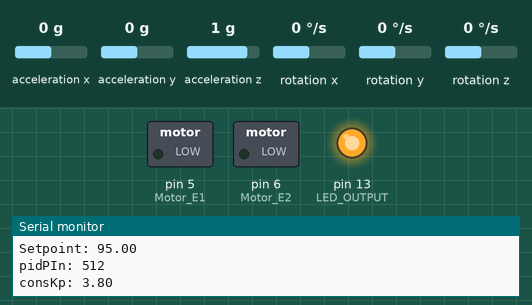
A sketch run on a simulated Arduino Uno, built with avr-gcc and run on an emulated ATmega328P. Parts: switched loads named in the sketch (green lamp = pin HIGH), output pins drawn as LEDs (lit = HIGH), the last lines printed to the serial monitor. Wiring (inferred from the names in the program): ADXL345 accelerometer at I2C address 0x53; ITG-3200 gyroscope at I2C address 0x68. The inputs (shaded band) are chosen by the test bench; at power-on: rotation x 0 °/s, rotation z 0 °/s, acceleration x 0 g, acceleration y 0 g, acceleration z 1 g, rotation y 0 °/s.

Above: at 3.0 s.
At 4.4 s:
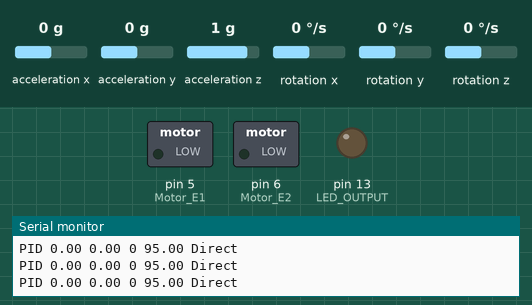
4.5 s: rotation x set to -10 °/s
7.5 s: rotation x set to -13 °/s
At 8.7 s:
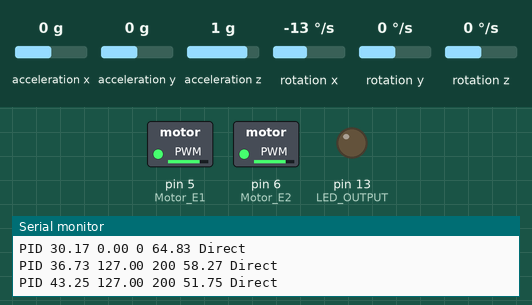
9.3 s: rotation z set to -192 °/s
10.8 s: rotation x set to -192 °/s
Timing chart, 0 to 14.8 s (numbered marks = the images above; inputs shaded):
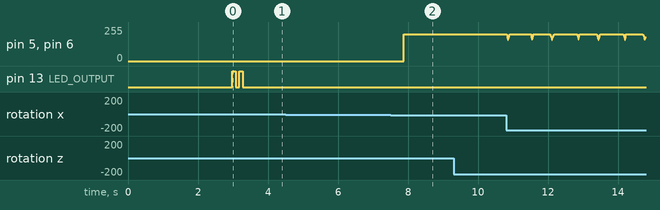

The sketch:

PID_VertiBOT_V3_2.ino
```cpp
/********************************************************
// Based on:
// VARESANO's Free IMU library. The hard work is done. Fabio, We won't forget you! http://www.varesano.net/projects/hardware/FreeIMU
// Brett Beauregard. Introducing the Pid.Good PID library and good guide http://goo.gl/QKANE
// Patrick Olsson.X-firm System Projects. Best, Balancing guide. http://www.x-firm.com/
// Jason Dorweiler http://www.jddorweiler.appspot.com/electronics.html
// Much of the code is adapted from http://www.arduino.cc/cgi-bin/yabb2/YaBB.pl?num=1284738418/all
// and http://www.kerrywong.com/2012/03/08/a-self-balancing-robot-i
// Bildr 6Dof IMu notes and library.http://bildr.org/2012/03/stable-orientation-digital-imu-6dof-arduino/
// C. J.Fisher. Using and accelerometer for inclination sensing. Analog Device. AN-1057
// Shane Colton. A Simple solution for Balance Filter. MIT. June 2007
// J.A. Shaw. PID Algorithm & Tuning Methods. Rochester,NY.

// Code,parts, video, and diagrams available in: http://madebyfrutos.wordpress.com/2013/05/02/vertibot/

// Made(by)Frutos http://madebyfrutos.wordpress.com/
// Ocero El Bierzo, Mayo'13

 ********************************************************/
#include <PID_v1.h>

#include <SoftwareSerial.h>
//#include <PololuQik.h>
#include <FreeSixIMU.h>
#include <FIMU_ADXL345.h>
#include <FIMU_ITG3200.h>
#include <Wire.h>

#define SETPOINT_INPUT   A0
#define PID_P_INPUT      A1
#define LED_OUTPUT       13

#define MOTOR_CLOCKW  8
#define MOTOR_CCLOCKW 7
#define SKIP_INTERVAL 0
#define WORK_INTERVAL 60
#define MOTOR_MIN     159

const int Motor_E1 = 5; // digital pin 5 of Arduino (PWM)
const int Motor_E2 = 6; // digital pin 6 of Arduino (PWM)

int Motor_M1;
int Motor_M2;
// 此兩個變數用來定義馬達正反轉的腳位，要做動態調整所以不定義初始值

int motorSpeed = 0;
// 這一個變數用來控制馬達轉速(pwm電壓)

// Define Variables we'll be connecting to
double Setpoint = 90, Input = 0, Output = 0;
double SetpointBase = 95, SetpointIvl = 3;
double consKpBase = 3.8, consKpIvl = 5;
// Aggressive
double aggK=1, aggKp=50, aggKi=1.5, aggKd=-8;
// Conservative
// double consK=1, consKp=15, consKi=0.005, consKd=3;
double consK=1, consKp=8, consKi=0.005, consKd=3;
// Specify the links and initial tuning parameters
double workMin = 0, workMax = 0;
PID myPID(&Input, &Output, &Setpoint, consKp, consKi, consKd, DIRECT);
//PololuQik2s9v1 qik(2, 3, 4);
unsigned long serialTime=0; //this will help us know when to talk with processing
float angles[3]; // yaw pitch roll
// Set the FreeSixIMU object
FreeSixIMU sixDOF = FreeSixIMU();
double gap = 0;

double dMap(double val, double inLow, double inHigh, double outLow, double outHigh) {
    return (outLow + (val - inLow) * (outHigh - outLow) / (inHigh - inLow));
}

void setup() {
    int setpointIn = 0, pidPIn = 0;
    Serial.begin(9600);
    pinMode(SETPOINT_INPUT, INPUT);
    pinMode(PID_P_INPUT, INPUT);
    pinMode(LED_OUTPUT, OUTPUT);
//    qik.init();
    myPID.SetOutputLimits(-127, 127); //[-127, 127]//tell the PID to range between motor PWM response
    myPID.SetSampleTime(10);  // Ensure that the PID is called at regular interval
    myPID.SetMode(AUTOMATIC);
    myPID.SetControllerDirection(DIRECT);
    Wire.begin();
    delay(1000);
    sixDOF.init(); //begin the IMU

    setpointIn = analogRead(SETPOINT_INPUT);
    pidPIn = analogRead(PID_P_INPUT);

    Setpoint = dMap(setpointIn, 0, 1023, SetpointBase - SetpointIvl, SetpointBase + SetpointIvl);
    consKp = dMap(pidPIn, 0, 1023, consKpBase - consKpIvl, consKpBase + consKpIvl);
    workMin = Setpoint - WORK_INTERVAL;
    workMax = Setpoint + WORK_INTERVAL;

    Serial.print("setpointIn: ");
    Serial.println(setpointIn);
    Serial.print("Setpoint: ");
    Serial.println(Setpoint);
    Serial.print("pidPIn: ");
    Serial.println(pidPIn);
    Serial.print("consKp: ");
    Serial.println(consKp);

    digitalWrite(LED_OUTPUT, LOW);
    delay(100);
    digitalWrite(LED_OUTPUT, HIGH);
    delay(100);
    digitalWrite(LED_OUTPUT, LOW);
    delay(100);
    digitalWrite(LED_OUTPUT, HIGH);
    delay(100);
    digitalWrite(LED_OUTPUT, LOW);
}

void loop() {
    sixDOF.getEuler(angles);
    Input = abs(angles[2]);
    /* Change the tuning parameters: use Conservative Tuning Parameters when we're near
       setpoint and more agressive Tuning Parameters when we're farther away */
    gap = abs(Setpoint - Input); // distance away from setpoint
    if (gap < 10) {
        // we're close to setpoint, use conservative tuning parameters
        myPID.SetTunings(consKp, consKi, consKd);
    } else {
        // we're far from setpoint, use aggressive tuning parameters
        myPID.SetTunings(aggKp, aggKi, aggKd);
    }

    myPID.Compute();
    if (Input < workMin || Input > workMax) {
        Output = 0;
    }

    if (Output > SKIP_INTERVAL) {
        motorSpeed = map(Output, SKIP_INTERVAL, 127, MOTOR_MIN, 200);    // 則motorSpeed(馬達轉速) 以map函數以0~400的區域轉換成255~110
        Motor_M1 = MOTOR_CLOCKW;                        // 這兩行代表的是一個旋轉方向，數字對調就是另一個
        Motor_M2 = MOTOR_CCLOCKW;
    } else if (Output < -SKIP_INTERVAL) {
        motorSpeed = map(Output, -SKIP_INTERVAL, -127, MOTOR_MIN, 200);
        Motor_M1 = MOTOR_CCLOCKW;                       // 這兩行代表的是一個旋轉方向，數字對調就是另一個
        Motor_M2 = MOTOR_CLOCKW;
    } else {
        motorSpeed = 0;
    }

//    qik.setSpeeds(Output, Output);
    // asil add
    digitalWrite(Motor_M1, HIGH);       // 數位寫入馬達正反轉
    analogWrite(Motor_E1, motorSpeed);  // 類比寫入馬達轉速
    digitalWrite(Motor_M2, LOW);        // 數位寫入馬達正反轉
    analogWrite(Motor_E2, motorSpeed);  // 類比寫入馬達轉速

    if(millis() > serialTime) {
        SerialReceive();
        SerialSend();
        serialTime += 500;
    }
} //END LOOP
```

Serial.ino
```cpp
// Brett Beauregard. Introducing the Pid.Good PID library http://goo.gl/QKANE

/********************************************
 * Serial Communication functions / helpers
 ********************************************/

union {                // This Data structure lets
  byte asBytes[24];    // us take the byte array
  float asFloat[6];    // sent from processing and
}                      // easily convert it to a
foo;                   // float array


// getting float values from processing into the arduino
// was no small task.  the way this program does it is
// as follows:
//  * a float takes up 4 bytes.  in processing, convert
//    the array of floats we want to send, into an array
//    of bytes.
//  * send the bytes to the arduino
//  * use a data structure known as a union to convert
//    the array of bytes back into an array of floats

//  the bytes coming from the arduino follow the following
//  format:
//  0: 0=Manual, 1=Auto, else = ? error ?
//  1: 0=Direct, 1=Reverse, else = ? error ?
//  2-5: float setpoint
//  6-9: float input
//  10-13: float output
//  14-17: float P_Param
//  18-21: float I_Param
//  22-245: float D_Param
void SerialReceive()
{

  // read the bytes sent from Processing
  int index=0;
  byte Auto_Man = -1;
  byte Direct_Reverse = -1;
  while(Serial.available()&&index<26)
  {
    if(index==0) Auto_Man = Serial.read();
    else if(index==1) Direct_Reverse = Serial.read();
    else foo.asBytes[index-2] = Serial.read();
    index++;
  }

  // if the information we got was in the correct format,
  // read it into the system
  if(index==26  && (Auto_Man==0 || Auto_Man==1)&& (Direct_Reverse==0 || Direct_Reverse==1))
  {
    Setpoint=double(foo.asFloat[0]);
    //Input=double(foo.asFloat[1]);       // * the user has the ability to send the
                                          //   value of "Input"  in most cases (as
                                          //   in this one) this is not needed.
    if(Auto_Man==0)                       // * only change the output if we are in
    {                                     //   manual mode.  otherwise we'll get an
      Output=double(foo.asFloat[2]);      //   output blip, then the controller will
    }                                     //   overwrite.

    double p, i, d;                       // * read in and set the controller tunings
    p = double(foo.asFloat[3]);           //
    i = double(foo.asFloat[4]);           //
    d = double(foo.asFloat[5]);           //
//    myPID.SetTunings(p, i, d);            //

//    if(Auto_Man==0) myPID.SetMode(MANUAL);// * set the controller mode
//    else myPID.SetMode(AUTOMATIC);             //
//
//    if(Direct_Reverse==0) myPID.SetControllerDirection(DIRECT);// * set the controller Direction
//    else myPID.SetControllerDirection(REVERSE);          //
  }
  Serial.flush();                         // * clear any random data from the serial buffer
}

// unlike our tiny microprocessor, the processing ap
// has no problem converting strings into floats, so
// we can just send strings.  much easier than getting
// floats from processing to here no?
void SerialSend()
{
  Serial.print("PID ");
  Serial.print(Input);
  Serial.print(" ");
  Serial.print(Output);
  Serial.print(" ");
  Serial.print(motorSpeed);
  Serial.print(" ");
  Serial.print(gap);
  Serial.print(" ");
  Serial.println("Direct");

}
```

Measured:
- the behaviour switches between -11 and -12 °/s on rotation x (found by bisection; images 1 and 2)
